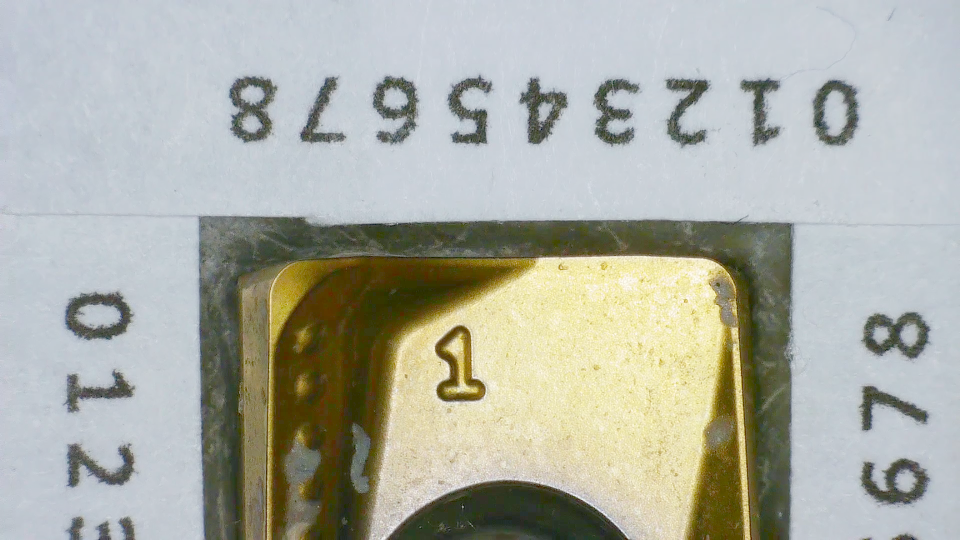
#> input picture VQC/tests/imgs/1/valid.png, 1920 x 1080 px (shown at 1/2 size)
$ python gen_results.py
#> lines starting #> are read from the running program, lines starting #| are printed output that depends on the picture
### TuningMethods/functions.py
import cv2 as cv
import numpy as np
import matplotlib.pyplot as plt

matchers = {
    'bruteforce': cv.DESCRIPTOR_MATCHER_BRUTEFORCE,
    'bruteforce_hamming': cv.DESCRIPTOR_MATCHER_BRUTEFORCE_HAMMING,
    'bruteforce_hamminglut': cv.DESCRIPTOR_MATCHER_BRUTEFORCE_HAMMINGLUT,
    'bruteforce_l1': cv.DESCRIPTOR_MATCHER_BRUTEFORCE_L1,
    'bruteforce_sl2': cv.DESCRIPTOR_MATCHER_BRUTEFORCE_SL2,

    'flann_index_linear': 0,
    'flann_index_kdtree': 1,
    'flann_index_kmeans': 2,
    'flann_index_composite': 3,
    'flann_index_kdtree_single': 4,
    'flann_index_hierarchical': 5}


# [9 lines left out: function get_keypoints, not called in this run]


def aligner(
        template,
        img,
        max_features=250,
        good_match_percent=0.8,
        matcher_name='flann_index_kdtree',
        plot_keypoints=False
):
    im1Gray = cv.cvtColor(img,
                          cv.COLOR_BGR2GRAY) \
        if len(img.shape) == 3 else img

    templateGray = cv.cvtColor(template,
                               cv.COLOR_BGR2GRAY) \
        if len(template.shape) == 3 else template

    if matcher_name.startswith('bruteforce'):
        # Detect features and compute descriptors.
        orb = cv.ORB_create(max_features)

        keypoints1, descriptors1 = orb.detectAndCompute(im1Gray, None)
        keypoints2, descriptors2 = orb.detectAndCompute(templateGray, None)

        # Match features
        matcher = cv.DescriptorMatcher_create(matchers[matcher_name])
        matches = list(matcher.match(descriptors1, descriptors2, None))
    elif matcher_name.startswith('flann'):
        sift = cv.SIFT_create()

        keypoints1, descriptors1 = sift.detectAndCompute(im1Gray, None)
        keypoints2, descriptors2 = sift.detectAndCompute(templateGray, None)

        # Specify algorithm used and various parameters
        index_params = dict(algorithm=matchers[matcher_name], trees=5)

        matcher = cv.FlannBasedMatcher(index_params, {})

        matches = matcher.knnMatch(descriptors1, descriptors2, 2)
        matches = [m1 for (m1, m2) in matches
                   if m1.distance < 0.7 * m2.distance]
    else:
        print('Incorrect matcher name')
        return

    # Sort matches by score
    matches.sort(key=lambda x: x.distance, reverse=False)

    # Remove bad matches
    numGoodMatches = int(len(matches) * good_match_percent)
    matches = matches[:numGoodMatches]

    # Extract location of good matches
    points1 = np.zeros((len(matches), 2), dtype=np.float32)
    points2 = np.zeros((len(matches), 2), dtype=np.float32)

    for i, match in enumerate(matches):
        # print(match.queryIdx, match.trainIdx)
        # print(keypoints1[match.queryIdx].pt)
        points1[i, :] = keypoints1[match.queryIdx].pt
        points2[i, :] = keypoints2[match.trainIdx].pt

    # Find homography
    h, _ = cv.findHomography(points1, points2, cv.RANSAC)

    # Use homography
    height, width = template.shape[0], template.shape[1]
    im1Reg = cv.warpPerspective(img, h, (width, height))

    # Plot keypoints
    if plot_keypoints:
        img_keypoints = cv.drawMatches(im1Gray,
                                       keypoints1,
                                       templateGray,
                                       keypoints2,
                                       matches,
                                       None, None)

        plt.figure(figsize=(10, 10))
        plt.imshow(img_keypoints, cmap='gray')
        plt.axis('off')
        plt.title(matcher_name)
        plt.show()

    return im1Reg, h


# [36 lines left out: function cropper1, not called in this run]

### VQC/tests/gen_results.py
import os
import cv2
import sys
sys.path.append('..')
from TuningMethods.functions import aligner
from tqdm import tqdm


IMG_DIR = 'imgs'
RESULT_DIR = 'results'

for dir in tqdm(os.listdir(IMG_DIR)):
    img_path = os.path.join(IMG_DIR, dir)

    valid = cv2.imread(os.path.join(img_path, 'valid.png'), 0)
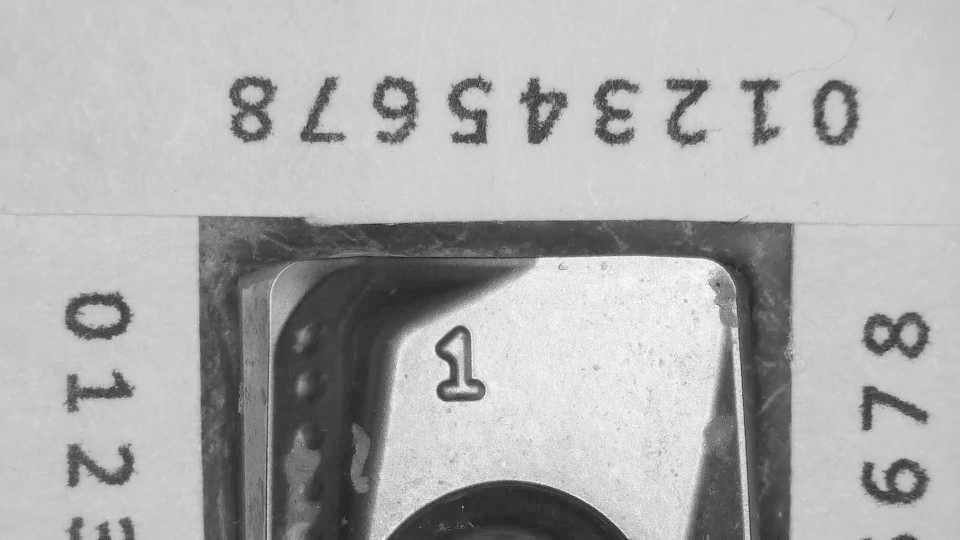
#> valid: shape (1080, 1920) (shown at 1/2 size); min 0, max 254, mean 173.5
    defect = cv2.imread(os.path.join(img_path, 'defect.png'), 0)
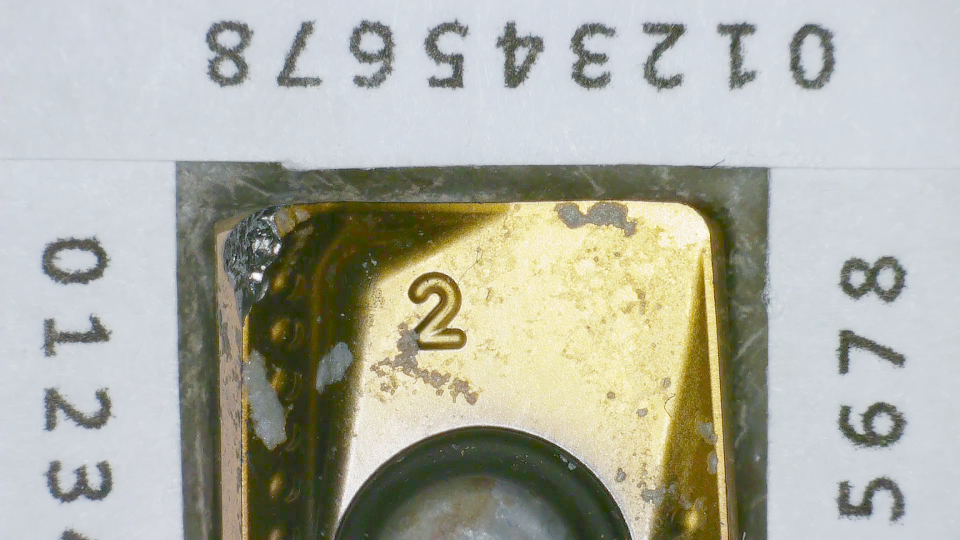
#> input picture VQC/tests/imgs/1/defect.png, 1920 x 1080 px (shown at 1/2 size)
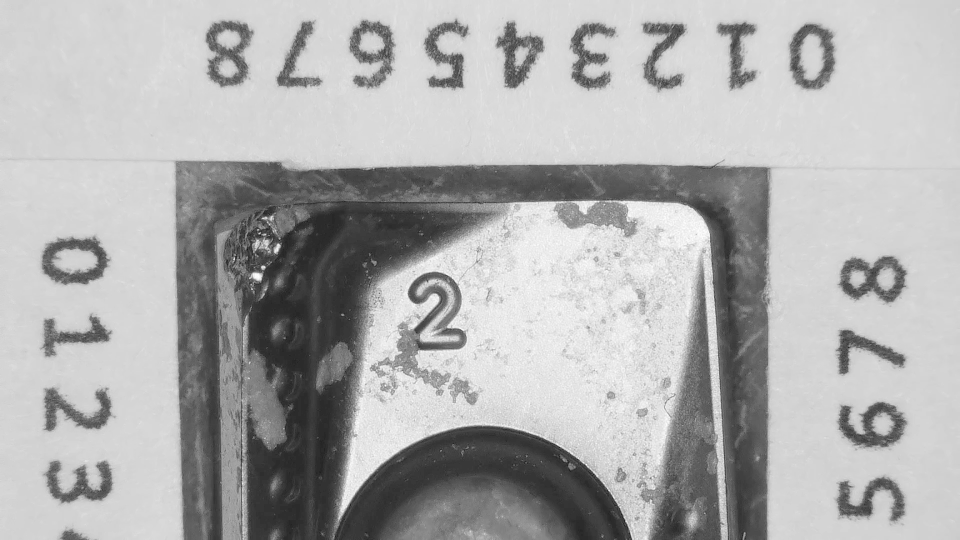
#> defect: shape (1080, 1920) (shown at 1/2 size); min 0, max 255, mean 174.1

    valid = cv2.equalizeHist(valid)
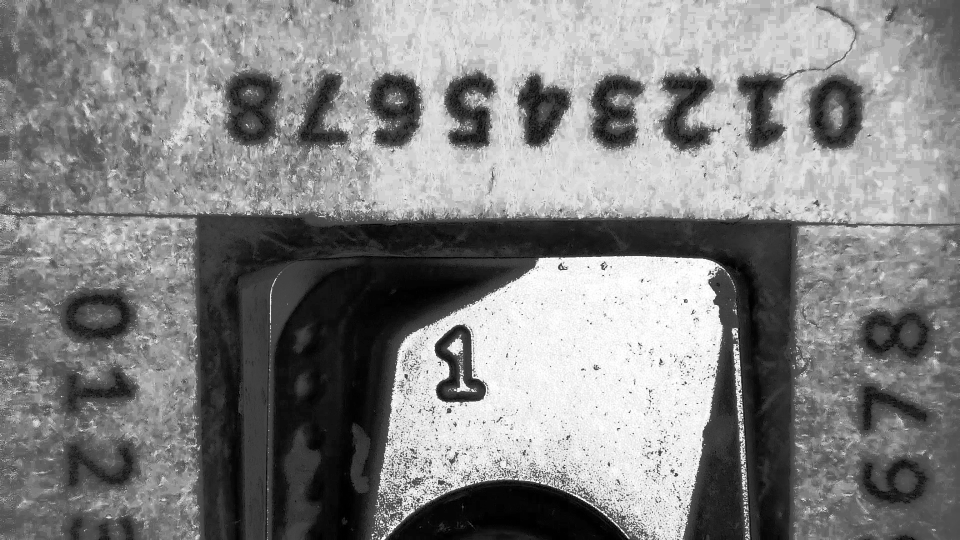
#> valid: shape (1080, 1920) (shown at 1/2 size); min 0, max 255, mean 130.7
    defect = cv2.equalizeHist(defect)
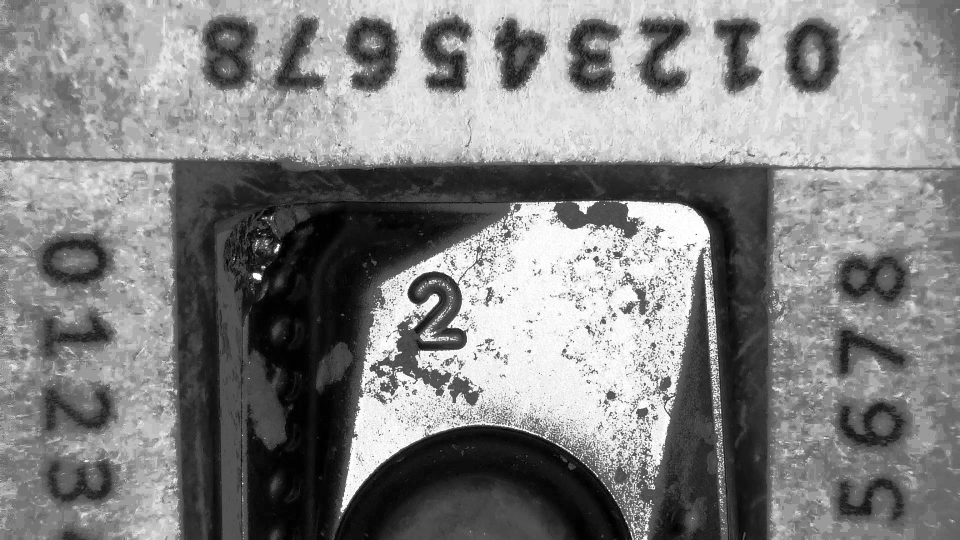
#> defect: shape (1080, 1920) (shown at 1/2 size); min 0, max 255, mean 130.7

    result, _ = aligner(valid, defect, matcher_name='flann_index_kdtree')
#> in aligner, `keypoints1, descriptors1 = sift.detectAndCompute(im1Gray, None)`: keypoints1 = 12792 keypoints; strongest (x, y, size): (514, 553, 10.8), (1172, 929, 2.1), (1218, 981, 2.3), (1157, 916, 1.9)
#> in aligner, `keypoints2, descriptors2 = sift.detectAndCompute(templateGray, None)`: keypoints2 = 11128 keypoints; strongest (x, y, size): (752, 1038, 1.9), (1176, 534, 2.2), (1234, 1043, 2.2), (1250, 1068, 2.1)
#> in aligner, `matches = matcher.knnMatch(descriptors1, descriptors2, 2)`: matches = 12792 matches
#> in aligner, `matches = [m1 for (m1, m2) in matches if m1.distance < 0.7 * m2.distan..`: matches = 417 matches
#> in aligner, `numGoodMatches = int(len(matches) * good_match_percent)`: numGoodMatches = 333
#> in aligner, `matches = matches[:numGoodMatches]`: matches = 333 matches
#> in aligner, `points1 = np.zeros((len(matches), 2), dtype=np.float32)`: points1 = 333 pairs, first value 0 to 0, second value 0 to 0
#> after the loop in aligner, `for i, match in enumerate(matches):`: points1 = 333 pairs, first value 27.79 to 1882.4, second value 22.66 to 1025.6; points2 = 333 pairs, first value 50.66 to 1882, second value 133.2 to 1061
#> in aligner, `h, _ = cv.findHomography(points1, points2, cv.RANSAC)`: h = [[1, -0.000585, 45.89], [0.00128, 1, 110.3], [1.99e-06, 1.44e-06, 1]]
#> in aligner, `im1Reg = cv.warpPerspective(img, h, (width, height))`:
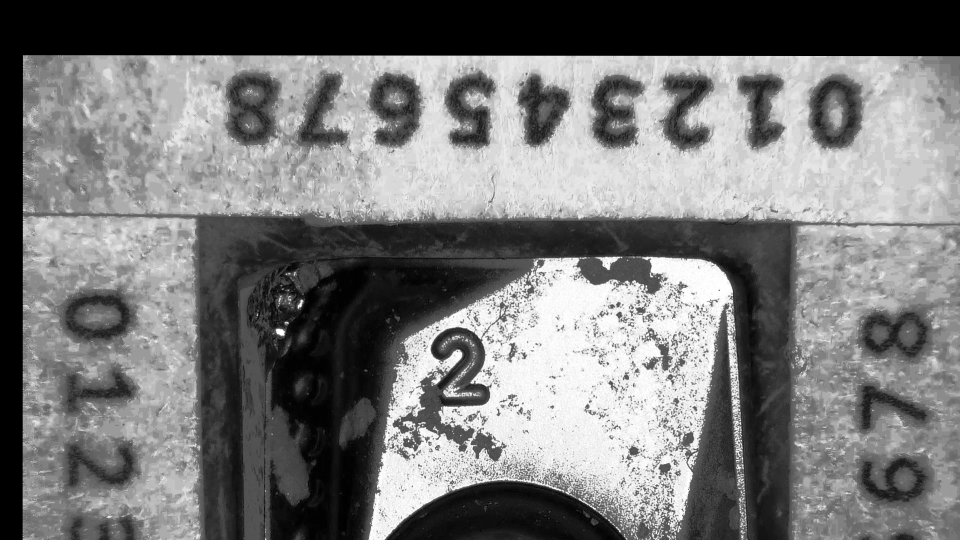
#> im1Reg: shape (1080, 1920) (shown at 1/2 size); min 0, max 255, mean 120

    cv2.imwrite(os.path.join(RESULT_DIR, '{}-result.png'.format(dir)), result)
#> pass 2 of the loop `for dir in tqdm(os.listdir(IMG_DIR)):`:
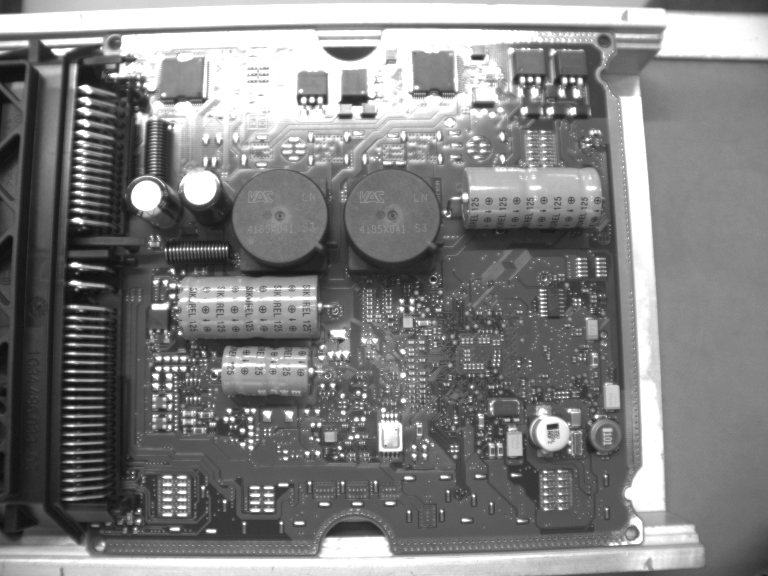
#> input picture VQC/tests/imgs/2/defect.png, 768 x 576 px
#> defect is the input picture: shape (576, 768); min 12, max 255, mean 129.5
#> `defect = cv2.equalizeHist(defect)`:
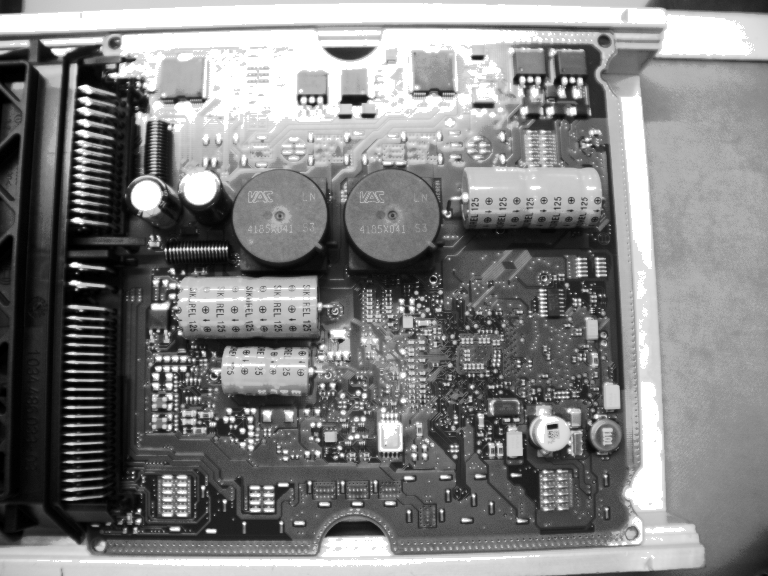
#> defect: shape (576, 768); min 0, max 255, mean 130
#> keypoints1 = 4233 keypoints; strongest (x, y, size): (146, 196, 21.6), (74, 265, 4.6), (242, 430, 3.5), (77, 220, 5)
#> in aligner (call 2), `matches = matcher.knnMatch(descriptors1, descriptors2, 2)`: matches = 4233 matches
#> in aligner (call 2), `matches = [m1 for (m1, m2) in matches if m1.distance < 0.7 * m2.distan..`: matches = 14 matches
#> numGoodMatches = 11
#> in aligner (call 2), `matches = matches[:numGoodMatches]`: matches = 11 matches
#> in aligner (call 2), `points1 = np.zeros((len(matches), 2), dtype=np.float32)`: points1 = [[0, 0], [0, 0], [0, 0], [0, 0], [0, 0], [0, 0], [0, 0], [0, 0], [0, 0], [0, 0], [0, 0]]
#> in aligner (call 2), `points2 = np.zeros((len(matches), 2), dtype=np.float32)`: points2 has the same summary as points1
#> the loop in aligner (call 2), `for i, match in enumerate(matches):` made 11 passes
#> after the loop in aligner (call 2), `for i, match in enumerate(matches):`: points1 = [[624.3, 163.8], [436.5, 51.45], [575.5, 535.1], [433, 55.02], [121.2, 243.1], [135.6, 435], [549.5, 452.3], [339.9, 98.81], [563, 40.53], [493.7, 329.4], [418.2, 549.2]]; points2 = [[1444.1, 685.4], [827.1, 666.1], [413, 980.5], [1440.6, 700], [1472.9, 767.2], [974, 437.4], [1077.8, 436.7], [892.6, 822.1], [534.8, 1055.1], [28.13, 868.2], [603.6, 772.1]]
#> h = [[2.01, -3.57, 1939.7], [0.77, -2.09, 1098.8], [0.00162, -0.00125, 1]]
#> in aligner (call 2), `im1Reg = cv.warpPerspective(img, h, (width, height))`:
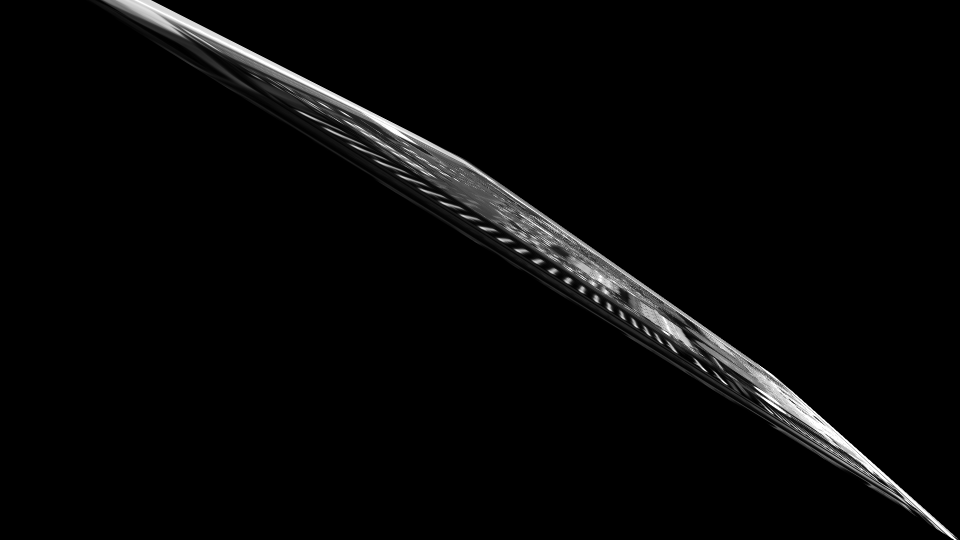
#> im1Reg: shape (1080, 1920) (shown at 1/2 size); min 0, max 255, mean 7.3
#> pass 3 of the loop `for dir in tqdm(os.listdir(IMG_DIR)):`:
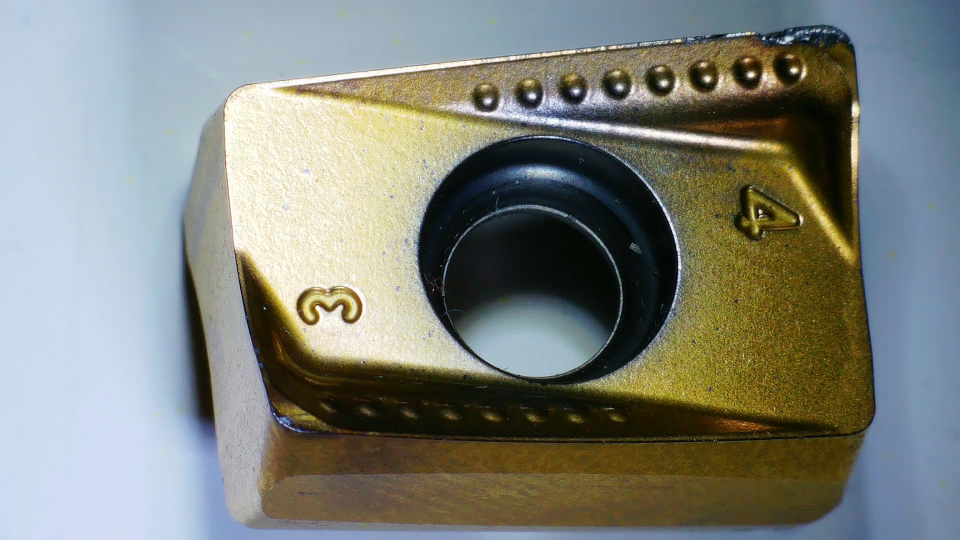
#> input picture VQC/tests/imgs/3/valid.png, 1920 x 1080 px (shown at 1/2 size)
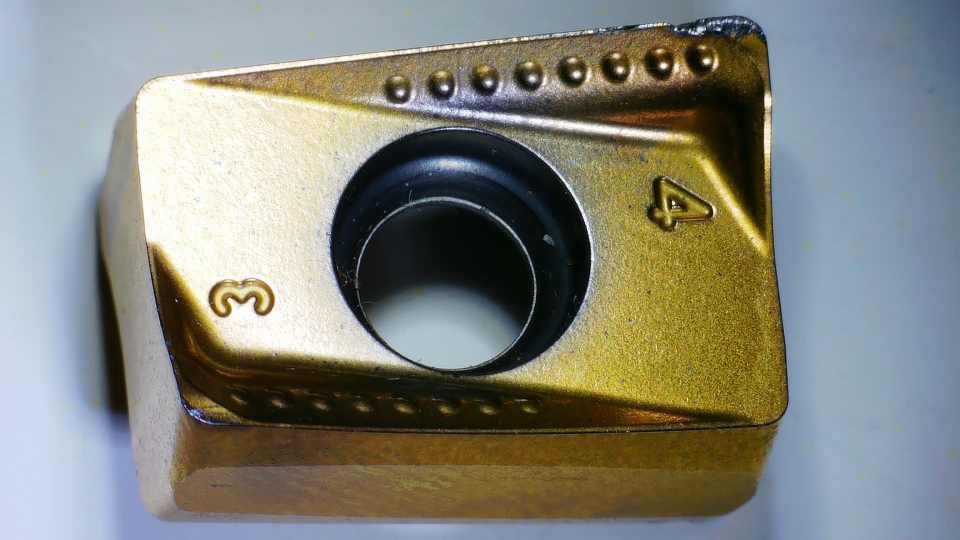
#> input picture VQC/tests/imgs/3/defect.png, 1920 x 1080 px (shown at 1/2 size)
#> keypoints1 = 11463 keypoints; strongest (x, y, size): (1327, 131, 9.2), (1351, 59, 4.2), (1347, 406, 4.8), (1413, 123, 8.9)
#> keypoints2 = 10671 keypoints; strongest (x, y, size): (1502, 150, 9.2), (1588, 141, 8.7), (1520, 423, 4.9), (1064, 192, 9.4)
#> in aligner (call 3), `matches = matcher.knnMatch(descriptors1, descriptors2, 2)`: matches = 11463 matches
#> in aligner (call 3), `matches = [m1 for (m1, m2) in matches if m1.distance < 0.7 * m2.distan..`: matches = 573 matches
#> numGoodMatches = 458
#> in aligner (call 3), `matches = matches[:numGoodMatches]`: matches = 458 matches
#> in aligner (call 3), `points1 = np.zeros((len(matches), 2), dtype=np.float32)`: points1 = 458 pairs, first value 0 to 0, second value 0 to 0
#> after the loop in aligner (call 3), `for i, match in enumerate(matches):`: points1 = 458 pairs, first value 273.6 to 1557.4, second value 32.39 to 1044.9; points2 = 458 pairs, first value 417.3 to 1744.2, second value 51.61 to 1047.5
#> h = [[0.995, -0.00125, 178.4], [0.00192, 0.998, 15.28], [-1.71e-06, 1.04e-06, 1]]
#> in aligner (call 3), `im1Reg = cv.warpPerspective(img, h, (width, height))`:
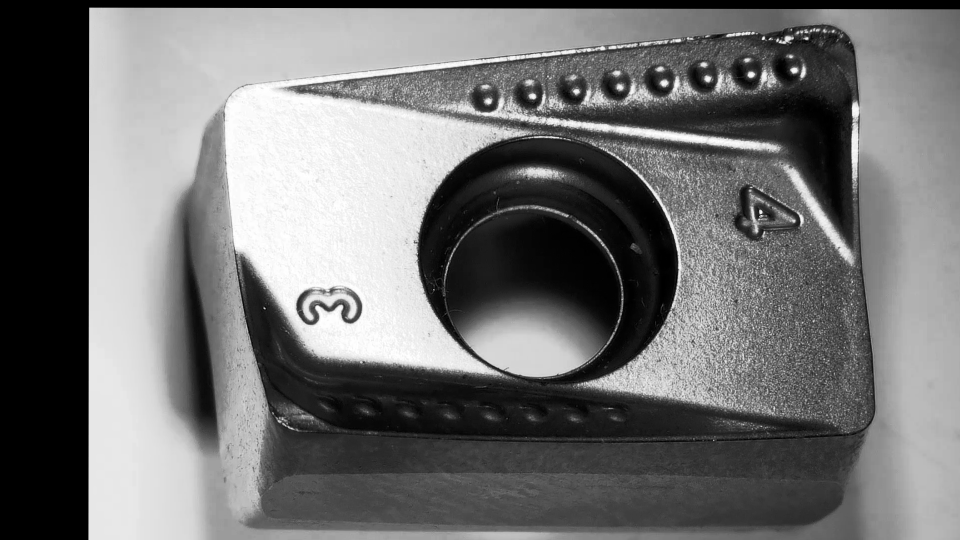
#> im1Reg: shape (1080, 1920) (shown at 1/2 size); min 0, max 255, mean 114.4
